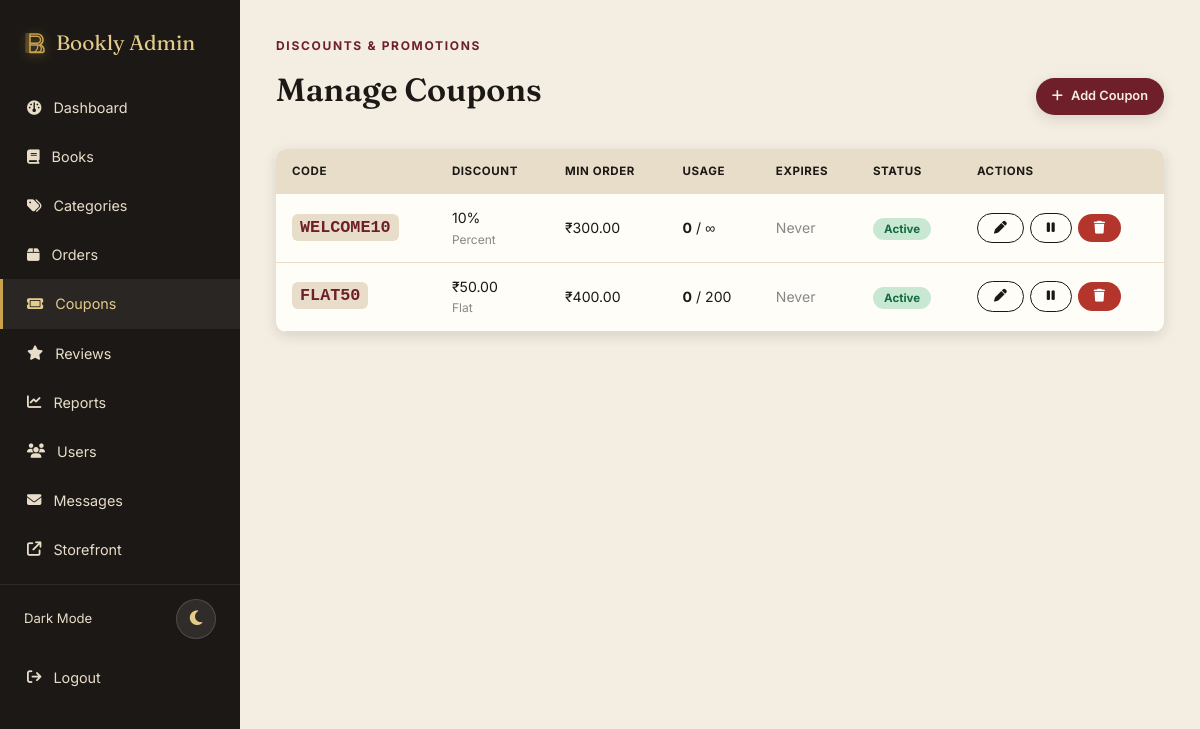
Screenshot of /admin/coupons.php (signed in) with the database file from the repository.
### tables this page shows
CREATE TABLE `coupons` (
  `id` int unsigned NOT NULL AUTO_INCREMENT,
  `code` varchar(40) NOT NULL,
  `discount_type` enum('percent','flat') NOT NULL DEFAULT 'percent',
  `discount_value` decimal(10,2) NOT NULL,
  `min_order_value` decimal(10,2) NOT NULL DEFAULT '0.00',
  `max_uses` int unsigned DEFAULT NULL,
  `used_count` int unsigned NOT NULL DEFAULT '0',
  `expires_at` date DEFAULT NULL,
  `active` tinyint(1) NOT NULL DEFAULT '1',
  `created_at` timestamp NOT NULL DEFAULT CURRENT_TIMESTAMP,
  PRIMARY KEY (`id`),
  UNIQUE KEY `code` (`code`),
  KEY `idx_coupons_active_exp` (`active`,`expires_at`)
);

### includes/functions.php (called while the page is built, shortened)
<?php
function h($str) {
    return htmlspecialchars($str ?? '', ENT_QUOTES, 'UTF-8');
}
function csrf_token() {
    return $_SESSION['csrf_token'];
}
function price($amount) {
    return '₹' . number_format((float) $amount, 2);
}

### admin/coupons.php (the view, shortened to what this page needs)
<?php
require_once '../config.php';
require_once '../includes/functions.php';
$coupons = $pdo->query('SELECT * FROM coupons ORDER BY created_at DESC')->fetchAll();
require_once 'includes/admin_header.php';
?>
<div class="section-head">
  <div><span class="eyebrow">Discounts & Promotions</span><h2>Manage Coupons</h2></div>
  <a href="coupon_form.php" class="btn btn-primary btn-sm"><i class="fas fa-plus"></i> Add Coupon</a>
</div>
<div class="table-responsive">
  <table class="admin-table">
  <thead>
    <tr>
      <th>Code</th>
      <th>Discount</th>
      <th>Min Order</th>
      <th>Usage</th>
      <th>Expires</th>
      <th>Status</th>
      <th>Actions</th>
    </tr>
  </thead>
  <tbody>
    <?php foreach ($coupons as $c):
    ?>
      <tr>
        <td>
          <span style="font-family:monospace; font-weight:700; font-size:1.05rem; color:var(--wine); background:var(--paper-dim); padding:4px 8px; border-radius:6px;">
            <?= h($c['code']); ?>
          </span>
        </td>
        <td>
          <?= $c['discount_type'] === 'percent' ? (float)$c['discount_value'] . '%' : price($c['discount_value']); ?>
          <span style="font-size:.75rem; color:#888; display:block;"><?= ucfirst($c['discount_type']); ?></span>
        </td>
        <td><?= price($c['min_order_value']); ?></td>
        <td>
          <strong><?= $c['used_count']; ?></strong> / <?= $c['max_uses'] !== null ? $c['max_uses'] : '∞'; ?>
        </td>
        <td>
          <?= $c['expires_at'] ? date('d M Y', strtotime($c['expires_at'])) : '<span style="color:#888;">Never</span>'; ?>
        </td>
        <td>
          <span class="status-pill <?= $c['active'] ? 'status-delivered' : 'status-cancelled'; ?>">
            <?= $c['active'] ? 'Active' : 'Inactive'; ?>
          </span>
        </td>
        <td>
          <div style="display:flex; gap:6px; align-items:center;">
            <a href="coupon_form.php?id=<?= $c['id']; ?>" class="btn btn-outline btn-sm" title="Edit Coupon">
              <i class="fas fa-pen"></i>
            </a>
            <a href="coupons.php?toggle=<?= $c['id']; ?>&csrf=<?= csrf_token(); ?>" class="btn btn-outline btn-sm" title="<?= $c['active'] ? 'Deactivate' : 'Activate'; ?>">
              <i class="fas <?= $c['active'] ? 'fa-pause' : 'fa-play'; ?>"></i>
            </a>
            <a href="coupons.php?delete=<?= $c['id']; ?>&csrf=<?= csrf_token(); ?>" class="btn btn-danger btn-sm" onclick="return confirm('Delete coupon <?= h($c['code']); ?> permanently?');" title="Delete Coupon">
              <i class="fas fa-trash"></i>
            </a>
          </div>
        </td>
      </tr>
    <?php endforeach; ?>
  </tbody>
</table>
</div>
<?php require_once 'includes/admin_footer.php'; ?>

### rows the page displays
coupons: code "WELCOME10", discount_value "10", discount_type "Percent", min_order_value "₹300.00", used_count "0", shows "Never", active "Active"
coupons: code "FLAT50", discount_value "₹50.00", discount_type "Flat", min_order_value "₹400.00", used_count "0", max_uses "200", shows "Never", active "Active"
